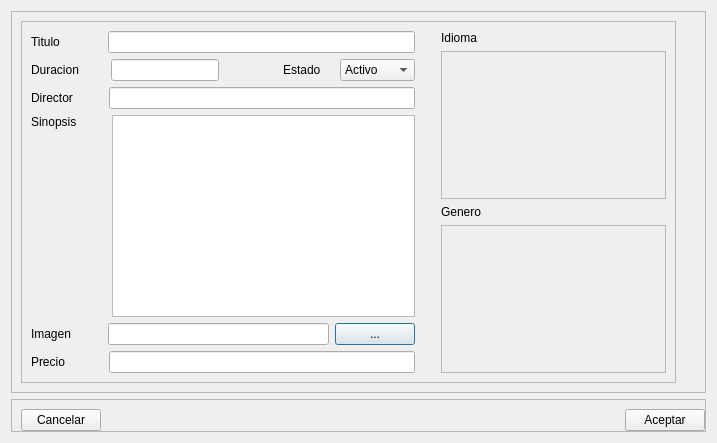
<?xml version="1.0" encoding="UTF-8"?>
<ui version="4.0">
 <class>Dialog</class>
 <widget class="QDialog" name="Dialog">
  <property name="geometry">
   <rect>
    <x>0</x>
    <y>0</y>
    <width>717</width>
    <height>443</height>
   </rect>
  </property>
  <property name="windowTitle">
   <string>Dialog</string>
  </property>
  <layout class="QVBoxLayout" name="verticalLayout">
   <item>
    <widget class="QScrollArea" name="scrollArea">
     <property name="widgetResizable">
      <bool>true</bool>
     </property>
     <widget class="QWidget" name="scrollAreaWidgetContents">
      <property name="geometry">
       <rect>
        <x>0</x>
        <y>0</y>
        <width>697</width>
        <height>383</height>
       </rect>
      </property>
      <layout class="QHBoxLayout" name="horizontalLayout_4">
       <item>
        <layout class="QHBoxLayout" name="horizontalLayout_2">
         <item>
          <widget class="QFrame" name="frame">
           <property name="styleSheet">
            <string notr="true"/>
           </property>
           <property name="frameShape">
            <enum>QFrame::StyledPanel</enum>
           </property>
           <property name="frameShadow">
            <enum>QFrame::Raised</enum>
           </property>
           <layout class="QHBoxLayout" name="horizontalLayout_10">
            <item>
             <layout class="QVBoxLayout" name="verticalLayout_3">
              <item>
               <layout class="QHBoxLayout" name="horizontalLayout_3">
                <item>
                 <widget class="QLabel" name="label">
                  <property name="text">
                   <string>Titulo</string>
                  </property>
                 </widget>
                </item>
                <item>
                 <spacer name="horizontalSpacer_2">
                  <property name="orientation">
                   <enum>Qt::Horizontal</enum>
                  </property>
                  <property name="sizeType">
                   <enum>QSizePolicy::Fixed</enum>
                  </property>
                  <property name="sizeHint" stdset="0">
                   <size>
                    <width>42</width>
                    <height>20</height>
                   </size>
                  </property>
                 </spacer>
                </item>
                <item>
                 <widget class="QLineEdit" name="lineTitle"/>
                </item>
               </layout>
              </item>
              <item>
               <layout class="QHBoxLayout" name="horizontalLayout_5">
                <item>
                 <widget class="QLabel" name="label_2">
                  <property name="text">
                   <string>Duracion</string>
                  </property>
                 </widget>
                </item>
                <item>
                 <spacer name="horizontalSpacer_6">
                  <property name="orientation">
                   <enum>Qt::Horizontal</enum>
                  </property>
                  <property name="sizeType">
                   <enum>QSizePolicy::Fixed</enum>
                  </property>
                  <property name="sizeHint" stdset="0">
                   <size>
                    <width>26</width>
                    <height>20</height>
                   </size>
                  </property>
                 </spacer>
                </item>
                <item>
                 <widget class="QLineEdit" name="lineDuration">
                  <property name="text">
                   <string/>
                  </property>
                 </widget>
                </item>
                <item>
                 <spacer name="horizontalSpacer_4">
                  <property name="orientation">
                   <enum>Qt::Horizontal</enum>
                  </property>
                  <property name="sizeType">
                   <enum>QSizePolicy::Fixed</enum>
                  </property>
                  <property name="sizeHint" stdset="0">
                   <size>
                    <width>58</width>
                    <height>20</height>
                   </size>
                  </property>
                 </spacer>
                </item>
                <item>
                 <widget class="QLabel" name="label_5">
                  <property name="text">
                   <string>Estado</string>
                  </property>
                 </widget>
                </item>
                <item>
                 <spacer name="horizontalSpacer_5">
                  <property name="orientation">
                   <enum>Qt::Horizontal</enum>
                  </property>
                  <property name="sizeType">
                   <enum>QSizePolicy::Fixed</enum>
                  </property>
                  <property name="sizeHint" stdset="0">
                   <size>
                    <width>13</width>
                    <height>20</height>
                   </size>
                  </property>
                 </spacer>
                </item>
                <item>
                 <widget class="QComboBox" name="comboState">
                  <item>
                   <property name="text">
                    <string>Activo</string>
                   </property>
                  </item>
                  <item>
                   <property name="text">
                    <string>Inactivo</string>
                   </property>
                  </item>
                  <item>
                   <property name="text">
                    <string>Proximo</string>
                   </property>
                  </item>
                 </widget>
                </item>
               </layout>
              </item>
              <item>
               <layout class="QHBoxLayout" name="horizontalLayout_6">
                <item>
                 <widget class="QLabel" name="label_3">
                  <property name="text">
                   <string>Director</string>
                  </property>
                 </widget>
                </item>
                <item>
                 <spacer name="horizontalSpacer_3">
                  <property name="orientation">
                   <enum>Qt::Horizontal</enum>
                  </property>
                  <property name="sizeType">
                   <enum>QSizePolicy::Fixed</enum>
                  </property>
                  <property name="sizeHint" stdset="0">
                   <size>
                    <width>30</width>
                    <height>20</height>
                   </size>
                  </property>
                 </spacer>
                </item>
                <item>
                 <widget class="QLineEdit" name="lineDirector"/>
                </item>
               </layout>
              </item>
              <item>
               <layout class="QHBoxLayout" name="horizontalLayout_7">
                <item>
                 <layout class="QVBoxLayout" name="verticalLayout_2">
                  <item>
                   <widget class="QLabel" name="label_4">
                    <property name="text">
                     <string>Sinopsis</string>
                    </property>
                   </widget>
                  </item>
                  <item>
                   <spacer name="verticalSpacer">
                    <property name="orientation">
                     <enum>Qt::Vertical</enum>
                    </property>
                    <property name="sizeHint" stdset="0">
                     <size>
                      <width>20</width>
                      <height>58</height>
                     </size>
                    </property>
                   </spacer>
                  </item>
                 </layout>
                </item>
                <item>
                 <spacer name="horizontalSpacer_7">
                  <property name="orientation">
                   <enum>Qt::Horizontal</enum>
                  </property>
                  <property name="sizeType">
                   <enum>QSizePolicy::Fixed</enum>
                  </property>
                  <property name="sizeHint" stdset="0">
                   <size>
                    <width>29</width>
                    <height>20</height>
                   </size>
                  </property>
                 </spacer>
                </item>
                <item>
                 <widget class="QPlainTextEdit" name="plainSynopsis">
                  <property name="plainText">
                   <string/>
                  </property>
                 </widget>
                </item>
               </layout>
              </item>
              <item>
               <layout class="QHBoxLayout" name="horizontalLayout">
                <item>
                 <widget class="QLabel" name="label_7">
                  <property name="text">
                   <string>Imagen</string>
                  </property>
                 </widget>
                </item>
                <item>
                 <spacer name="horizontalSpacer_8">
                  <property name="orientation">
                   <enum>Qt::Horizontal</enum>
                  </property>
                  <property name="sizeType">
                   <enum>QSizePolicy::Fixed</enum>
                  </property>
                  <property name="sizeHint" stdset="0">
                   <size>
                    <width>31</width>
                    <height>20</height>
                   </size>
                  </property>
                 </spacer>
                </item>
                <item>
                 <widget class="QLineEdit" name="lineImage"/>
                </item>
                <item>
                 <widget class="QPushButton" name="pushImage">
                  <property name="text">
                   <string>...</string>
                  </property>
                 </widget>
                </item>
               </layout>
              </item>
              <item>
               <layout class="QHBoxLayout" name="horizontalLayout_8">
                <item>
                 <widget class="QLabel" name="label_6">
                  <property name="text">
                   <string>Precio</string>
                  </property>
                 </widget>
                </item>
                <item>
                 <spacer name="horizontalSpacer_9">
                  <property name="orientation">
                   <enum>Qt::Horizontal</enum>
                  </property>
                  <property name="sizeType">
                   <enum>QSizePolicy::Fixed</enum>
                  </property>
                  <property name="sizeHint" stdset="0">
                   <size>
                    <width>38</width>
                    <height>20</height>
                   </size>
                  </property>
                 </spacer>
                </item>
                <item>
                 <widget class="QLineEdit" name="lineCost">
                  <property name="text">
                   <string/>
                  </property>
                 </widget>
                </item>
               </layout>
              </item>
             </layout>
            </item>
            <item>
             <spacer name="horizontalSpacer_11">
              <property name="orientation">
               <enum>Qt::Horizontal</enum>
              </property>
              <property name="sizeType">
               <enum>QSizePolicy::Fixed</enum>
              </property>
              <property name="sizeHint" stdset="0">
               <size>
                <width>20</width>
                <height>20</height>
               </size>
              </property>
             </spacer>
            </item>
            <item>
             <layout class="QVBoxLayout" name="verticalLayout_6">
              <item>
               <layout class="QVBoxLayout" name="verticalLayout_4">
                <item>
                 <widget class="QLabel" name="label_9">
                  <property name="text">
                   <string>Idioma</string>
                  </property>
                 </widget>
                </item>
                <item>
                 <widget class="QScrollArea" name="scrollIdioma">
                  <property name="widgetResizable">
                   <bool>true</bool>
                  </property>
                  <widget class="QWidget" name="idiomas">
                   <property name="geometry">
                    <rect>
                     <x>0</x>
                     <y>0</y>
                     <width>183</width>
                     <height>145</height>
                    </rect>
                   </property>
                  </widget>
                 </widget>
                </item>
               </layout>
              </item>
              <item>
               <layout class="QVBoxLayout" name="verticalLayout_5">
                <item>
                 <widget class="QLabel" name="label_8">
                  <property name="text">
                   <string>Genero</string>
                  </property>
                 </widget>
                </item>
                <item>
                 <widget class="QScrollArea" name="scrollGenero">
                  <property name="widgetResizable">
                   <bool>true</bool>
                  </property>
                  <widget class="QWidget" name="generos">
                   <property name="geometry">
                    <rect>
                     <x>0</x>
                     <y>0</y>
                     <width>183</width>
                     <height>144</height>
                    </rect>
                   </property>
                  </widget>
                 </widget>
                </item>
               </layout>
              </item>
             </layout>
            </item>
           </layout>
          </widget>
         </item>
         <item>
          <spacer name="horizontalSpacer">
           <property name="orientation">
            <enum>Qt::Horizontal</enum>
           </property>
           <property name="sizeType">
            <enum>QSizePolicy::Fixed</enum>
           </property>
           <property name="sizeHint" stdset="0">
            <size>
             <width>20</width>
             <height>20</height>
            </size>
           </property>
          </spacer>
         </item>
        </layout>
       </item>
      </layout>
     </widget>
    </widget>
   </item>
   <item>
    <widget class="QFrame" name="frame_2">
     <property name="styleSheet">
      <string notr="true"/>
     </property>
     <property name="frameShape">
      <enum>QFrame::StyledPanel</enum>
     </property>
     <property name="frameShadow">
      <enum>QFrame::Raised</enum>
     </property>
     <layout class="QHBoxLayout" name="horizontalLayout_9">
      <property name="spacing">
       <number>0</number>
      </property>
      <property name="rightMargin">
       <number>0</number>
      </property>
      <property name="bottomMargin">
       <number>0</number>
      </property>
      <item>
       <widget class="QPushButton" name="cancelar">
        <property name="text">
         <string>Cancelar</string>
        </property>
       </widget>
      </item>
      <item>
       <spacer name="horizontalSpacer_10">
        <property name="orientation">
         <enum>Qt::Horizontal</enum>
        </property>
        <property name="sizeHint" stdset="0">
         <size>
          <width>40</width>
          <height>20</height>
         </size>
        </property>
       </spacer>
      </item>
      <item>
       <widget class="QPushButton" name="aceptar">
        <property name="text">
         <string>Aceptar</string>
        </property>
       </widget>
      </item>
     </layout>
    </widget>
   </item>
  </layout>
 </widget>
 <resources/>
 <connections/>
</ui>
